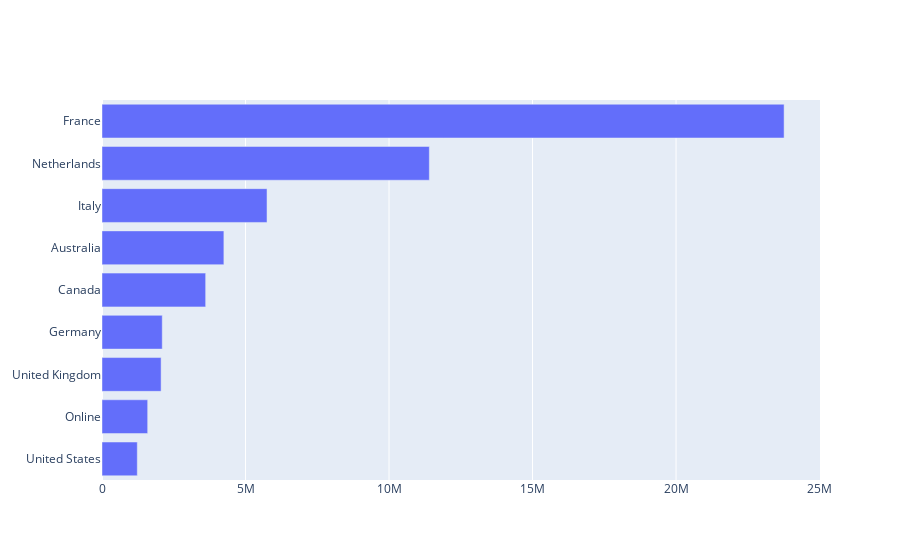

Here is the notebook cell this chart was saved with:
### Code cell
# and the corresponding horizontal bar chart :
fig = go.Figure(go.Bar(
            
# For a reason I ignore, I have to sort by ascending values of the TotalSalesAmount
# to have the bars by descending order of the TotalSalesAmount value
            x=sales_by_store_country["TotalSalesAmount"].sort_values(ascending=True),
            y=sales_by_store_country["StoreCountry"],
            orientation='h'))

fig.show()

### Figure 1 — Plotly figure (JSON) as saved in the notebook; plotly's stock layout.template omitted (floating-point values rounded to 4 significant figures)
{"data": [{"orientation": "h", "type": "bar", "x": [1230000.0, 1591000.0, 2059000.0, 2099000.0, 3612000.0, 4246000.0, 5750000.0, 11400000.0, 23760000.0], "y": ["United States", "Online", "United Kingdom", "Germany", "Canada", "Australia", "Italy", "Netherlands", "France"]}], "layout": {}}
